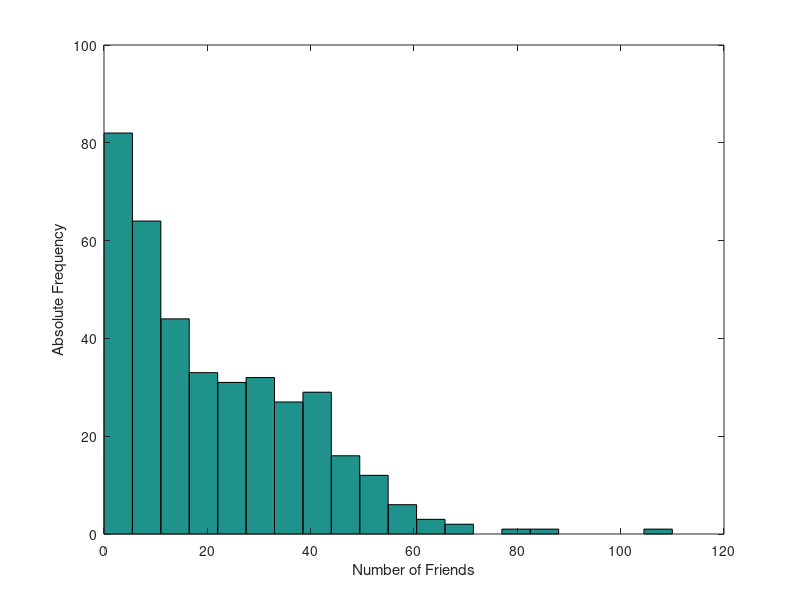
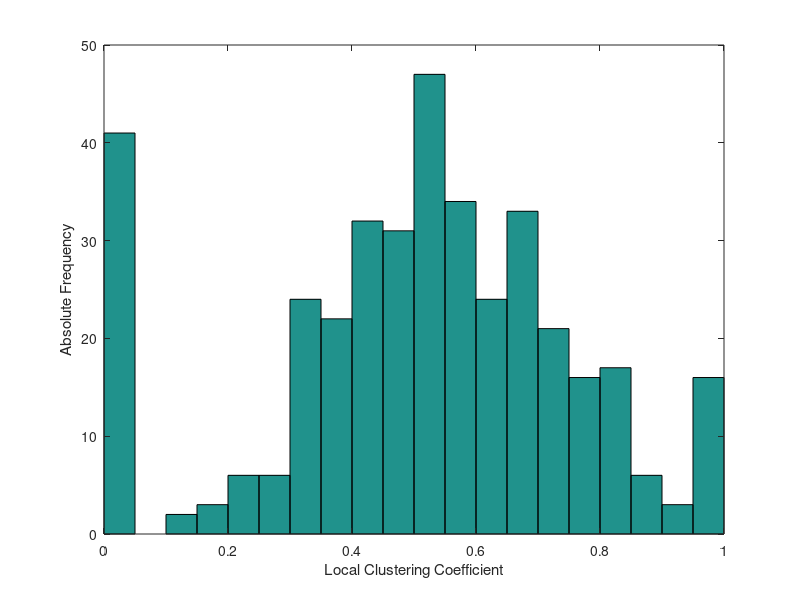
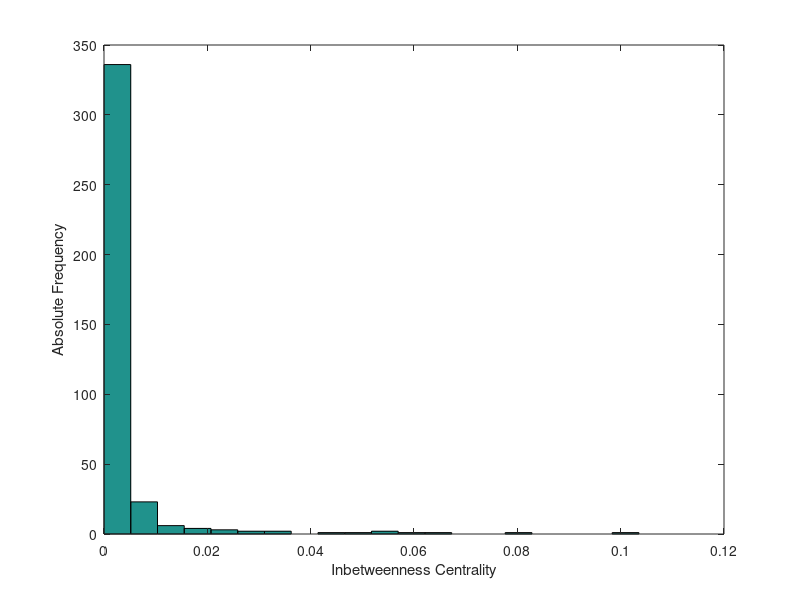

Write the MATLAB code that produced these figures, in order.
clc;clear;close all;

load('clustercoef.txt');
load('Nfriends.txt');
load('betweenness.txt');

figure(1);
hist(Nfriends,20)
xlabel('Number of Friends')
ylabel('Absolute Frequency')

figure(2);
hist(clustercoef,20)
xlabel('Local Clustering Coefficient')
ylabel('Absolute Frequency')

figure(3);
hist(betweenness,20)
xlabel('Inbetweenness Centrality')
ylabel('Absolute Frequency')

saveas(figure(1),'network_degreehist.png')
saveas(figure(2),'network_clusterhist.png')
saveas(figure(3),'network_centralityhist.png')